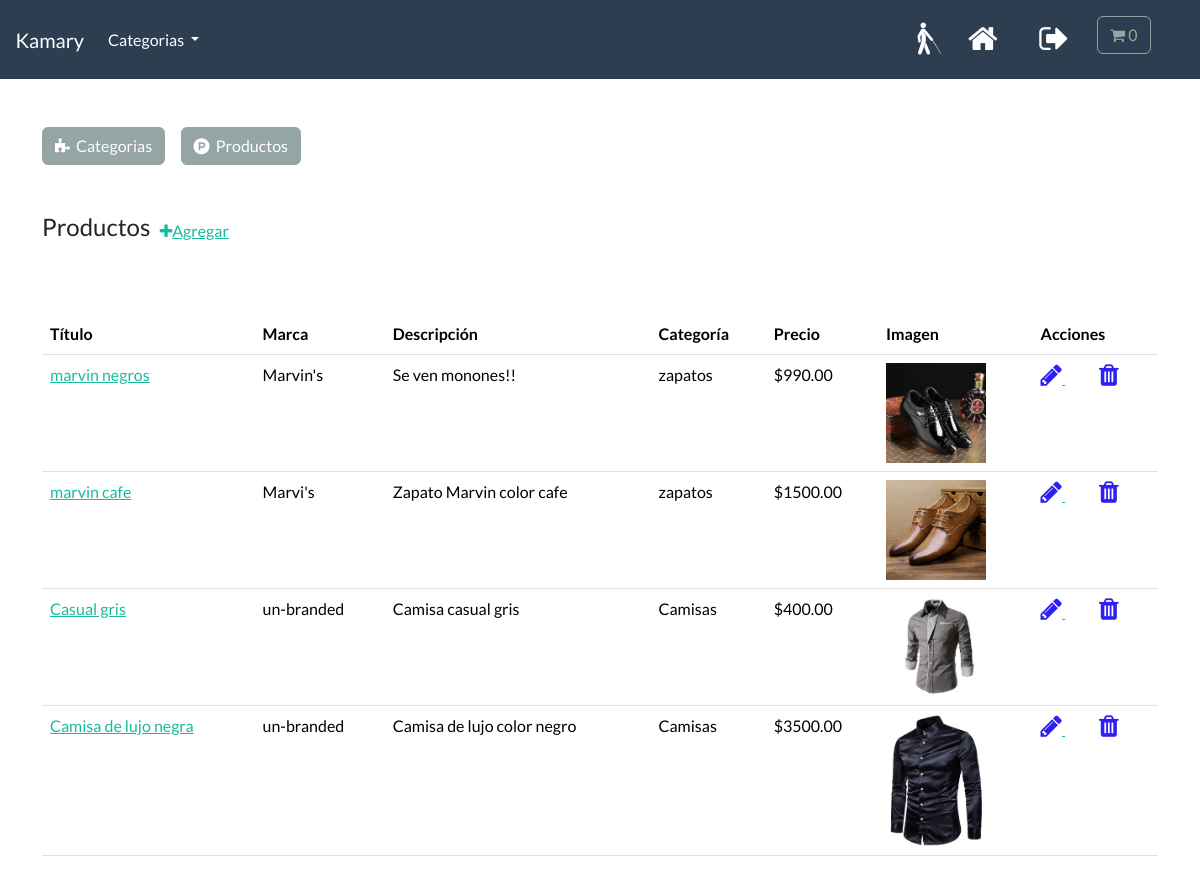
The page /profiles/product_list/ (signed in) on the database its author committed.
### store/models.py (models this page shows, shortened)
class Product(models.Model):
    Category = models.ForeignKey(
        Category, related_name="product", on_delete=models.CASCADE, null=True
    )
    title = models.CharField(max_length=250)
    brand = models.CharField(max_length=250, default="un-branded")
    description = models.TextField(blank=True)  # Optional
    slug = models.SlugField(max_length=250)
    price = models.DecimalField(max_digits=8, decimal_places=2)
    image = models.ImageField(upload_to="images/")
    class Meta:
        verbose_name = "producto"
        verbose_name_plural = "productos"

class Category(models.Model):
    name = models.CharField(max_length=250, db_index=True)
    slug = models.SlugField(max_length=250, unique=True)
    class Meta:
        verbose_name = "categoría"
        verbose_name_plural = "categorías"
    def __str__(self):
        return self.name
    def get_absolute_url(self):
        return reverse("list_category", args=[self.slug])

### profiles/views.py (the view)
# urls.py: path("product_list/", views.ProductList.as_view(), name="ProductList"),
class ProductList(LoginRequiredMixin, ListView):
    model = Product
    template_name = "profiles/staff/product-list.html"
    context_object_name = "products"
    queryset = Product.objects.select_related("Category").all()

### cart/cart.py (called while the page is built)
    def __len__(self):
        return sum(item["qty"] for item in self.cart.values())

### cart/context_processors.py (called while the page is built)
def cart(request):
    return {"cart": Cart(request)}

### store/views.py (called while the page is built)
def categories(request):
    all_categories = Category.objects.all()
    return {"all_categories": all_categories}

### profiles/templates/profiles/staff/product-list.html (shortened to what this page needs)
{% extends 'profiles/staff/base-staff.html' %}
{% load static %}
{% block staff-content %}
<div class="container table-responsive-sm">
    <div class="d-flex align-items-center mb-3">
        <h4>Productos</h4>
        <a href="{% url 'ProductAdd' %}"
                        data-toggle="tooltip" title="Agregar Producto" >
                        <i class="fa fa-plus"
                            aria-hidden="true">
                        </i>Agregar
        </a>
    </div>
    <br><br>
      <table class="table">
        <thead>
            <tr>
                <th>Título</th>
                <th>Marca</th>
                <th>Descripción</th>
                <th>Categoría</th>
                <th>Precio</th>
                <th>Imagen</th>
                <th>Acciones</th>
            </tr>
        </thead>
        <tbody>
            {% for product in products %}
            <tr>
                <td><a href="{% url 'ProductDetail' product.id %}">{{ product.title }}</a></td>
                <td>{{ product.brand }}</td>
                <td>{{ product.description|truncatewords:10 }}</td>
                <td>{{ product.Category }}</td>
                <td>${{ product.price }}</td>
                <td>
                    {% if product.image %}
                        <img src="{{ product.image.url }}" alt="{{ product.title }}" style="width: 100px;">
                    {% else %}
                        No hay imagen
                    {% endif %}
                </td>
                <td>
                    <a href="{% url 'ProductUpdate' product.id %}"
                        class="product-edit-btn"
                        data-toggle="tooltip"
                        title="Editar">
                        <i class="fa fa-pencil"
                            aria-hidden="true"
                            style="font-size:25px;color:hsl(244, 90%, 54%)">
                        </i>
                    </a>
                    <a href="{% url 'ProductDelete' product.id %}"
                        class="product-delete-btn"
                        data-toggle="tooltip" title="Borrar" >
                        <i class="fa fa-trash"
                            aria-hidden="true"
                            style="font-size:25px;color:hsl(244, 90%, 54%)">
                        </i>
                    </a>
                </td>
            </tr>
            {% endfor %}
        </tbody>
    </table>
</div>
{% endblock %}

### rows shown on the page
Product: title "marvin negros", brand "Marvin's", description "Se ven monones!!", Category "zapatos", price "990.00", image (picture)
Product: title "marvin cafe", brand "Marvi's", description "Zapato Marvin color cafe", Category "zapatos", price "1500.00", image (picture)
Product: title "Casual gris", brand "un-branded", description "Camisa casual gris", Category "Camisas", price "400.00", image (picture)
Product: title "Camisa de lujo negra", brand "un-branded", description "Camisa de lujo color negro", Category "Camisas", price "3500.00", image (picture)
